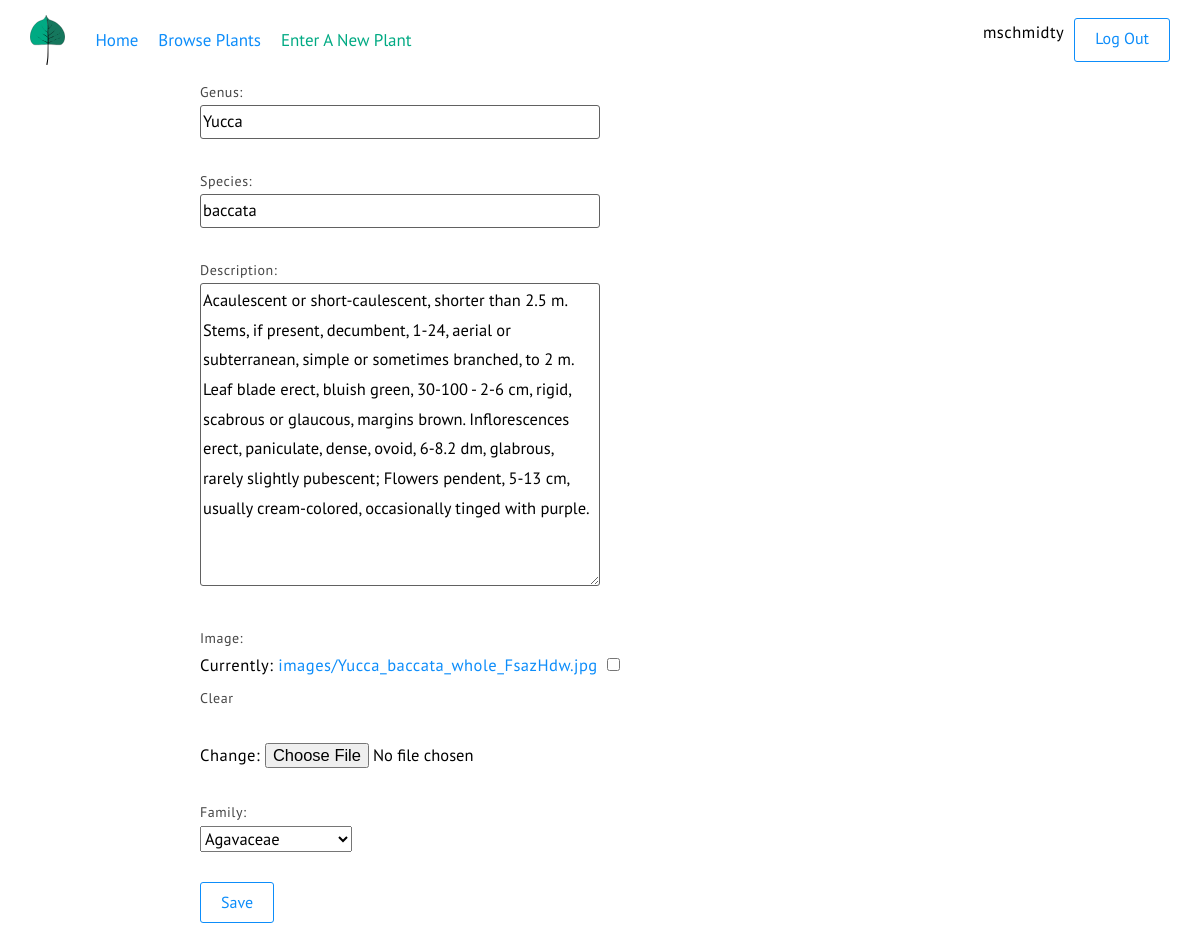
Page /plants/23/update/ (signed in) on the committed database.
### plants/models.py (models this page shows, shortened)
class plant_basics(models.Model):
    genus = models.CharField(max_length = 500)
    species = models.CharField(max_length = 500)
    symbol = models.CharField(max_length = 6, null = True)
    common_name = models.CharField(max_length = 100, null = True)
    description = models.TextField(null = True)
    image = models.ImageField(upload_to='images/', blank = True, null = True)
    family = models.ForeignKey(Family, on_delete = models.PROTECT, null = True)

class Family(models.Model):
    family = models.CharField(max_length = 100)
    family_description = models.TextField(null = True)
    def __str__(self):
        family_name = "%s" %str(self.family)
        return(family_name)

### plants/views.py (the view)
# urls.py: path('<int:pk>/update/', views.PlantUpdateView.as_view(), name = "update"),
class PlantUpdateView(LoginRequiredMixin, generic.UpdateView):
    model = plant_basics
    fields = [  'genus',
                'species',
                'description',
                'image',
                'family'
    ]

### plants/templates/plants/plant_basics_form.html
{% extends 'base.html'%}
{% block content%}
<form method="post" enctype="multipart/form-data">{% csrf_token %}
    {{ form.as_p }}
    <input type="submit" value="Save">
</form>
{% endblock %}

### templates/base.html (shortened to what this page needs)
{% load static %}
<!DOCTYPE html>
<html lang="en" dir="ltr">
<head>
<link rel="stylesheet" href="{% static 'css/main.css' %}" type="text/css" />
</head>
<body>
<div class="wrapper">
  <header class="site-header">
    <img src="{% static 'svg/TRFO_Plant_Logo.svg'%}" class = "logo" alt="Logo">
    <nav class="header-nav">
      <ul>
        <li><a href="{% url 'home' %}">Home</a></li>
        <li><a href="{% url 'plants:index' %}">Browse Plants</a></li>
        {% if user.is_authenticated %}
          <li><a href="{% url 'plants:create' %}" class="link-highlight">Enter A New Plant</a></li>
        {% endif%}
      </ul>
    </nav>
    <div class="header-user-info">
      {% if user.is_authenticated %}
        <p class="header-username">{{user.username}}</p>
      {% endif%}
      {% if user.is_authenticated %}
        <a href="{% url 'logout' %}" class="button header-login">Log Out</a>
      {% else %}
        <a href="{% url 'login' %}" class="button header-login">Log In</a>
      {% endif %}
    </div>
  </header>
  <div class="content">
    {% block content %}
    {% endblock %}
  </div>
</div>
</body>
</html>

### static/css/main.css (style rules this page uses)
a,abbr,address,article,aside,audio,blockquote,body,canvas,caption,cite,code,dd,del,details,dfn,div,dl,dt,em,fieldset,figcaption,figure,footer,form,h1,h2,h3,h4,h5,h6,header,hgroup,html,iframe,img,ins,label,legend,li,main,mark,nav,ol,p,pre,q,section,small,span,strike,strong,sub,summary,sup,table,tbody,td,tfoot,th,thead,time,tr,ul,video { margin:0;padding:0;border:0 }
html { font-size:62.5% }
* { font-family:inherit;font-size:inherit;line-height:inherit }
a,a:visited { color:inherit }
article,aside,footer,header,main,nav,section { display:block }
* { box-sizing:border-box }
:after,:before { box-sizing:inherit }
ol,ul { list-style:none }
img,video { max-width:100% }
img { border-style:none }
a.link-highlight,a.link-highlight:visited { color:#00aa83 }
body { font-family:PT Sans,sans-serif;font-size:1.6rem;line-height:1.8 }
p { font-family:PT Sans,sans-serif;line-height:1.8;font-size:1.65rem;letter-spacing:.05rem;margin-bottom:1.5rem }
a,p { font-weight:400 }
a { text-decoration:none }
a,a:visited { color:#0d8dfa }
.site-header { display:flex;padding:1.5rem 3rem;width:100%;position:relative;z-index:3;background:#fff }
.site-header .logo { height:50px;width:auto;margin-right:20px }
.site-header .header-nav,.site-header .header-nav ul { display:flex;justify-content:center;align-items:center }
.site-header .header-nav ul { flex-direction:row }
.site-header .header-nav ul li { padding:0 1rem }
.site-header .header-nav ul a { font-size:1.7rem }
.site-header .header-user-info { align-self:center;margin-left:auto;display:flex }
.site-header .header-login { margin-left:1rem }
.button,button,input[type=submit] { border:1px solid #0d8dfa;padding:.5rem 2rem;border-radius:3px;background:none;color:#0d8dfa }
.content { min-height:calc(100vh - 82px) }
.content a,.content form,.content h1,.content h2,.content h3,.content h4,.content li,.content ol,.content p,.content ul { max-width:800px;width:100%;margin-left:auto;margin-right:auto }
.form label,form label { width:100%;display:block;font-size:1.4rem;color:#454545 }
.form input[type=text],.form textarea,form input[type=text],form textarea { margin-bottom:1.5rem;border-radius:3px;border:1px solid #616161;min-width:400px }
.form input,.form select,form input,form select { margin-bottom:1.5rem }
.wrapper { min-height:100vh }

### rows in the picture
plant_basics: genus "Yucca", species "baccata", description "Acaulescent or short-caulescent, shorter than 2.5 m. Stems, if present, decumbent, 1-24, aerial or subterranean, simple or sometimes branched, to 2 m. Leaf blade erect, bluish green, 30-100 - 2-6 cm, rigid, scabrous or glaucous, margins brown. Inflorescences erect, paniculate, dense, ovoid, 6-8.2 dm, glabrous, rarely slightly pubescent; Flowers pendent, 5-13 cm, usually cream-colored, occasionally tinged with purple."
Family: family "Agavaceae"

### other values in the picture
{{ user.username }} "mschmidty"
